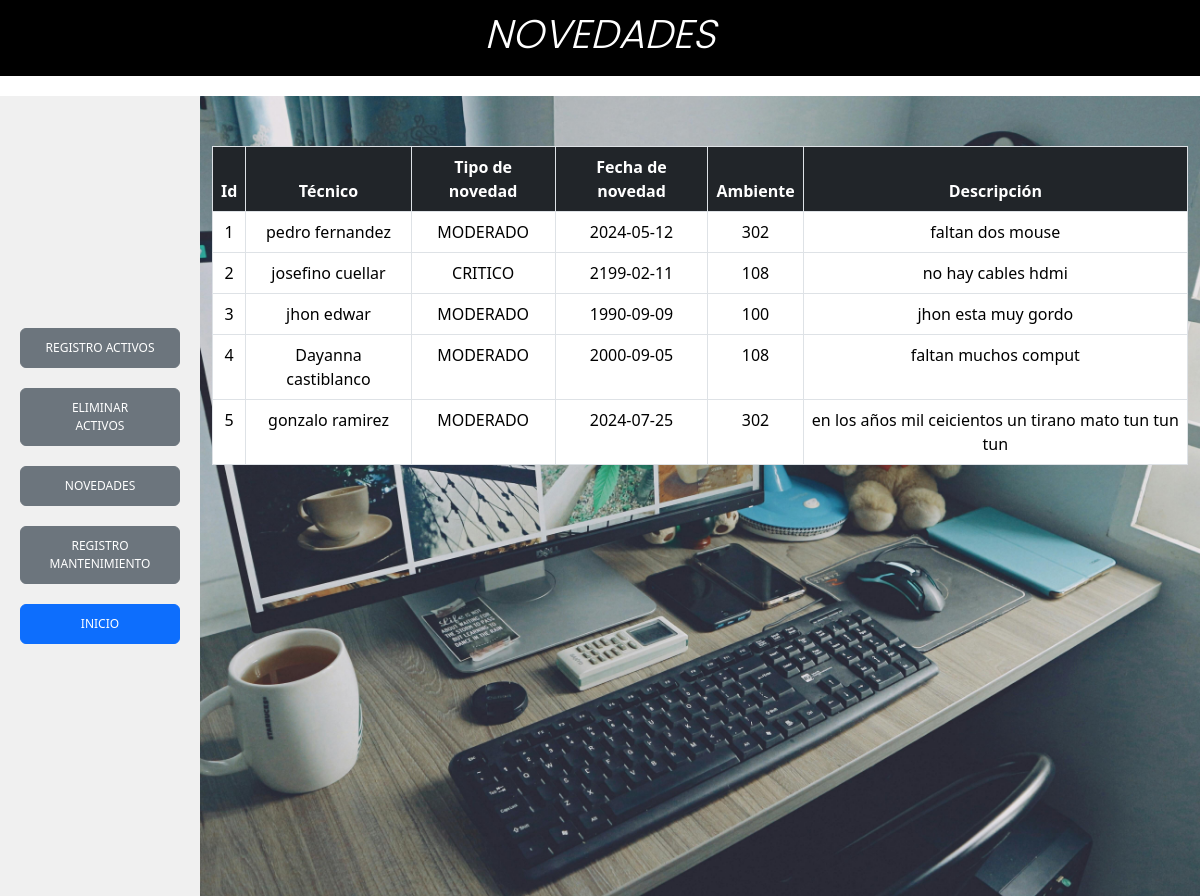
The app's page /vista/interfaces/admi-novedades.php (signed in) with its own data.
### tables this page shows
CREATE TABLE `registro_novedades` (
  `id` int(11) NOT NULL,
  `tecnico` varchar(50) NOT NULL,
  `tipo_novedad` varchar(15) NOT NULL,
  `fecha_novedad` varchar(15) NOT NULL,
  `ambiente` varchar(5) NOT NULL,
  `descripcion` varchar(150) NOT NULL
);

### vista/interfaces/admi-novedades.php (the view, shortened to what this page needs)
<!DOCTYPE html>
<html lang="es">
<head>
  <link href="../css/bootstrap.min.css" rel="stylesheet">
  <link rel="stylesheet" href="../estilos/admi-novedades.css">
</head>
<body>
  <header>
    <h1><em>NOVEDADES</em></h1>
  </header>
  <div class="container-fluid">
    <div class="row">
      <nav class="col-md-2 sidebar">
        <a class="btn btn-secondary" href="admi-registroactivo.php">REGISTRO ACTIVOS</a>
        <a class="btn btn-secondary" href="admi-elim-modi.php">ELIMINAR <br>ACTIVOS</a>
        <a class="btn btn-secondary">NOVEDADES</a>
        <a class="btn btn-secondary" href="admi-regis-manteni.php">REGISTRO MANTENIMIENTO</a>
        <a class="btn btn-primary" href="administrador.php">INICIO</a>
      </nav>
      <main class="col-md-10 d-flex align-items-start justify-content-center">
        <div class="table-responsive">
          <table class="table table-bordered">
            <thead>
              <tr class="table-dark"">
                <th scope="col">Id</th>
                <th scope="col">Técnico</th>
                <th scope="col">Tipo de novedad</th>
                <th scope="col">Fecha de novedad</th>
                <th scope="col">Ambiente</th>
                <th scope="col">Descripción</th>
              </tr>
            </thead>
            <tbody>
              <?php
              include '../../modelo/conexion.php';
              if (isset($conn) && $conn) {
                  $sql = "SELECT * FROM registro_novedades";
                  $result = mysqli_query($conn, $sql);
                  if ($result) {
                      while($mostrar = mysqli_fetch_array($result)){
                          ?>
                          <tr>
                              <td><?php echo $mostrar['id']; ?></td>
                              <td><?php echo $mostrar['tecnico']; ?></td>
                              <td><?php echo $mostrar['tipo_novedad']; ?></td>
                              <td><?php echo $mostrar['fecha_novedad']; ?></td>
                              <td><?php echo $mostrar['ambiente']; ?></td>
                              <td><?php echo $mostrar['descripcion']; ?></td>
                          </tr>
                          <?php
                      }
                  } else {
                      echo '<tr><td colspan="6">Error en la consulta: ' . mysqli_error($conn) . '</td></tr>';
                  }
              } else {
                  echo '<tr><td colspan="6">Error de Conexión</td></tr>';
              }
              ?>
            </tbody>
          </table>
        </div>
      </main>
    </div>
  </div>
</body>
</html>

### vista/estilos/admi-novedades.css (style rules this page uses)
h1, a { font-family: "Poppins-Light"; }
body { margin: 0; padding: 0; }
header { background-color: #000; color: #fff; padding: 10px; text-align: center; margin-bottom: 20px; }
.sidebar { background-color: #f0f0f0; padding: 20px; height: 100vh; overflow-y: auto; display: flex; flex-direction: column; justify-content: center; align-items: center; position: sticky; top: 0; }
.sidebar a { margin-bottom: 20px; width: 100%; padding: 10px; box-sizing: border-box; text-decoration: none; font-size: 12px; text-align: center; }
main { background-image: url('../img/login.jpg'); background-size: cover; background-position: center; padding: 20px; padding-top: 30px; min-height: 100vh; overflow-y: auto; }
.table { width: 100%; margin-top: 20px; }
.table-bordered { border: 1px solid #dee2e6; }
.table-bordered th, .table-bordered td { border: 1px solid #dee2e6; padding: 8px; text-align: center; }

### records on screen
registro_novedades: id "1", tecnico "pedro fernandez", tipo_novedad "MODERADO", fecha_novedad "2024-05-12", ambiente "302", descripcion "faltan dos mouse"
registro_novedades: id "2", tecnico "josefino cuellar", tipo_novedad "CRITICO", fecha_novedad "2199-02-11", ambiente "108", descripcion "no hay cables hdmi"
registro_novedades: id "3", tecnico "jhon edwar", tipo_novedad "MODERADO", fecha_novedad "1990-09-09", ambiente "100", descripcion "jhon esta muy gordo"
registro_novedades: id "4", tecnico "Dayanna castiblanco", tipo_novedad "MODERADO", fecha_novedad "2000-09-05", ambiente "108", descripcion "faltan muchos comput"
registro_novedades: id "5", tecnico "gonzalo ramirez", tipo_novedad "MODERADO", fecha_novedad "2024-07-25", ambiente "302", descripcion "en los años mil ceicientos un tirano mato tun tun tun"
